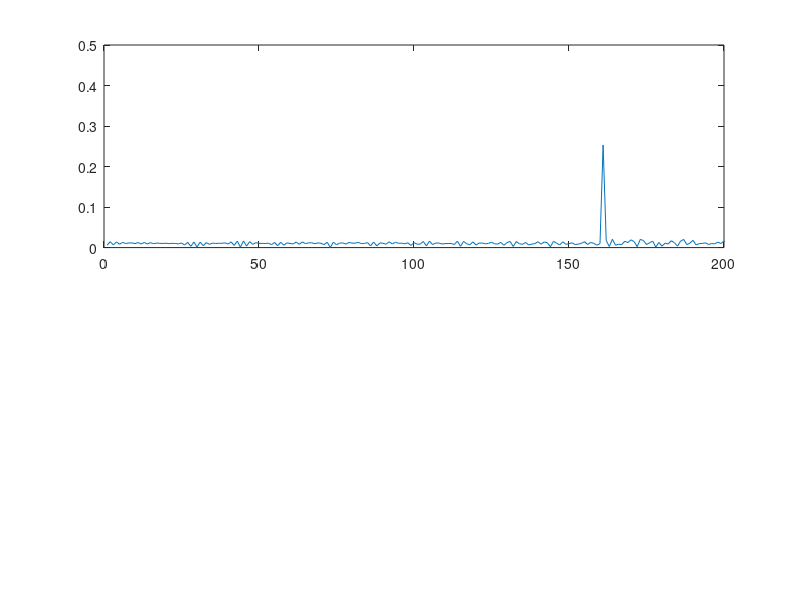
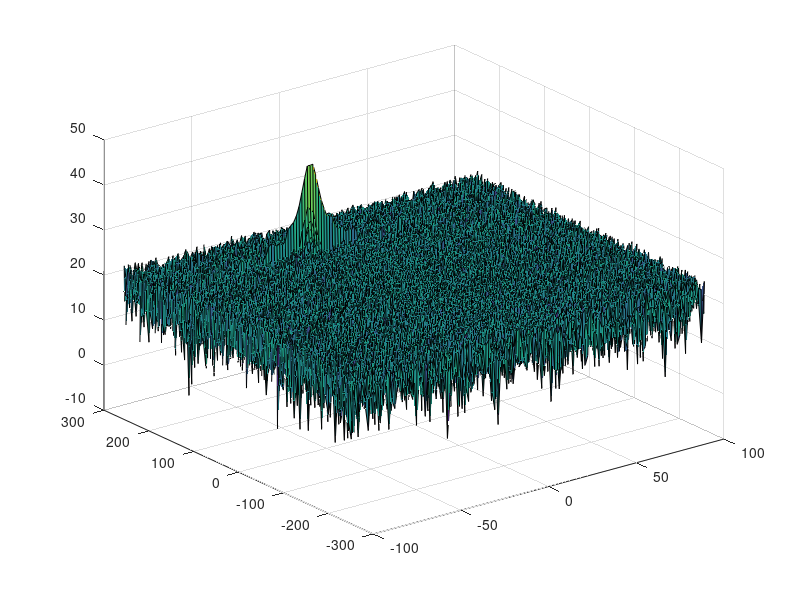

These figures' MATLAB source, in order: (Note: this script raises an error after producing the figures.)
clear all
clc;

%% Radar Specifications 
%%%%%%%%%%%%%%%%%%%%%%%%%%%
% Frequency of operation = 77GHz
% Max Range = 200m
% Range Resolution = 1 m
% Max Velocity = 100 m/s
%%%%%%%%%%%%%%%%%%%%%%%%%%%

%speed of light = 3e8
%% User Defined Range and Velocity of target
% *%TODO* :
% define the target's initial position and velocity. Note : Velocity
% remains contant
R = 160;
V = -20;


%% FMCW Waveform Generation

% *%TODO* :
%Design the FMCW waveform by giving the specs of each of its parameters.
% Calculate the Bandwidth (B), Chirp Time (Tchirp) and Slope (slope) of the FMCW
% chirp using the requirements above.
c = 3e8;
Rres = 1;
Rmax = 200;
Vres = 3;
Vmax = 70;

Bsw = c / 2 / Rres;
Tchirp = 5.5 * 2 * Rmax / c;
Slope = Bsw / Tchirp;

%Operating carrier frequency of Radar 
fc= 77e9;             %carrier freq

                                                          
%The number of chirps in one sequence. Its ideal to have 2^ value for the ease of running the FFT
%for Doppler Estimation. 
Nd=128;                   % #of doppler cells OR #of sent periods % number of chirps

%The number of samples on each chirp. 
Nr=1024;                  %for length of time OR # of range cells

% Timestamp for running the displacement scenario for every sample on each
% chirp
t=linspace(0,Nd*Tchirp,Nr*Nd); %total time for samples

%Creating the vectors for Tx, Rx and Mix based on the total samples input.
Tx=zeros(1,length(t)); %transmitted signal
Rx=zeros(1,length(t)); %received signal
Mix = zeros(1,length(t)); %beat signal

%Similar vectors for range_covered and time delay.
r_t=zeros(1,length(t));
td=zeros(1,length(t));


%% Signal generation and Moving Target simulation
% Running the radar scenario over the time. 
     
% *%TODO* :
%For each time stamp update the Range of the Target for constant velocity. 
r_t = R + V*t;

% *%TODO* :
%For each time sample we need update the transmitted and
%received signal. 
Tx = cos(2*pi*(fc*t + Slope*t.^2/2));
td = t - 2*r_t/c;
Rx = cos(2*pi*(fc*td + Slope*td.^2/2));

% *%TODO* :
%Now by mixing the Transmit and Receive generate the beat signal
%This is done by element wise matrix multiplication of Transmit and
%Receiver Signal
Mix = Tx.*Rx;

%% RANGE MEASUREMENT


 % *%TODO* :
%reshape the vector into Nr*Nd array. Nr and Nd here would also define the size of
%Range and Doppler FFT respectively.
Mix2d = reshape(Mix, [Nr, Nd]);

 % *%TODO* :
%run the FFT on the beat signal along the range bins dimension (Nr) and
%normalize.
range_fft = fft(Mix2d);

 % *%TODO* :
% Take the absolute value of FFT output
range_fft = abs(range_fft)/Nr;

 % *%TODO* :
% Output of FFT is double sided signal, but we are interested in only one side of the spectrum.
% Hence we throw out half of the samples.
range_fft = range_fft(1:(Nr/2));

%plotting the range
figure ('Name','Range from First FFT')
subplot(2,1,1)

 % *%TODO* :
 % plot FFT output 
plot(range_fft);
xlim([0 Rmax])
ylim([0 0.5])

%% RANGE DOPPLER RESPONSE
% The 2D FFT implementation is already provided here. This will run a 2DFFT
% on the mixed signal (beat signal) output and generate a range doppler
% map.You will implement CFAR on the generated RDM


% Range Doppler Map Generation.

% The output of the 2D FFT is an image that has reponse in the range and
% doppler FFT bins. So, it is important to convert the axis from bin sizes
% to range and doppler based on their Max values.

Mix=reshape(Mix,[Nr,Nd]);

% 2D FFT using the FFT size for both dimensions.
sig_fft2 = fft2(Mix,Nr,Nd);

% Taking just one side of signal from Range dimension.
sig_fft2 = sig_fft2(1:Nr/2,1:Nd);
sig_fft2 = fftshift (sig_fft2);
RDM = abs(sig_fft2);
RDM = 10*log10(RDM) ;

%use the surf function to plot the output of 2DFFT and to show axis in both
%dimensions
doppler_axis = linspace(-100,100,Nd);
range_axis = linspace(-200,200,Nr/2)*((Nr/2)/400);
figure,surf(doppler_axis,range_axis,RDM);

%% CFAR implementation

%Slide Window through the complete Range Doppler Map

% *%TODO* :
%Select the number of Training Cells in both the dimensions.
Tr = 8;
Td = 4;

% *%TODO* :
%Select the number of Guard Cells in both dimensions around the Cell under 
%test (CUT) for accurate estimation
Gr = 4;
Gd = 2;

% *%TODO* :
% offset the threshold by SNR value in dB
offset = 10*log(2);

% *%TODO* :
%Create a vector to store noise_level for each iteration on training cells
% Dear Reviewer
%noise_level = zeros(1,1); It would be more effective to create a matrix
%for thresholded signal.
signal = zeros(Nr/2,Nd);
noise_level = zeros(Nr/2,Nd);

% *%TODO* :
%design a loop such that it slides the CUT across range doppler map by
%giving margins at the edges for Training and Guard Cells.
%For every iteration sum the signal level within all the training
%cells. To sum convert the value from logarithmic to linear using db2pow
%function. Average the summed values for all of the training
%cells used. After averaging convert it back to logarithimic using pow2db.
%Further add the offset to it to determine the threshold. Next, compare the
%signal under CUT with this threshold. If the CUT level > threshold assign
%it a value of 1, else equate it to 0.

% Use RDM[x,y] as the matrix from the output of 2D FFT for implementing
% CFAR

%Number of training cells
T = 2*(2*(Gd+Td) + 1)*Tr + 2*(2*Gr + 1)*Td;
for i = Gr+Tr+1:(Nr/2-(Gr+Tr+1))
    for j = Gd+Td+1:(Nd-(Gd+Td+1))
        Sw = sum(10.^(RDM(i-Gr-Tr:i+Gr+Tr, j-Gd-Td:j+Gd+Td)/10), [1,2]);
        Sguarded = sum(10.^(RDM(i-Gr:i+Gr, j-Gd:j+Gd)/10), [1,2]);
        
        S = (Sw - Sguarded) / T;
        
        noise_level(i, j) = pow2db(S) + offset;
        
        if RDM(i, j) >= noise_level(i, j)
            signal(i, j) = 1;
        end    
    end
end    



% *%TODO* :
% The process above will generate a thresholded block, which is smaller 
%than the Range Doppler Map as the CUT cannot be located at the edges of
%matrix. Hence,few cells will not be thresholded. To keep the map size same
% set those values to 0. 
 



% Done using "signal" vector




% *%TODO* :
%display the CFAR output using the Surf function like we did for Range
%Doppler Response output.
figure,surf(doppler_axis,range_axis,noise_level);
colorbar;

figure,surf(doppler_axis,range_axis,signal);
colorbar;
 
 